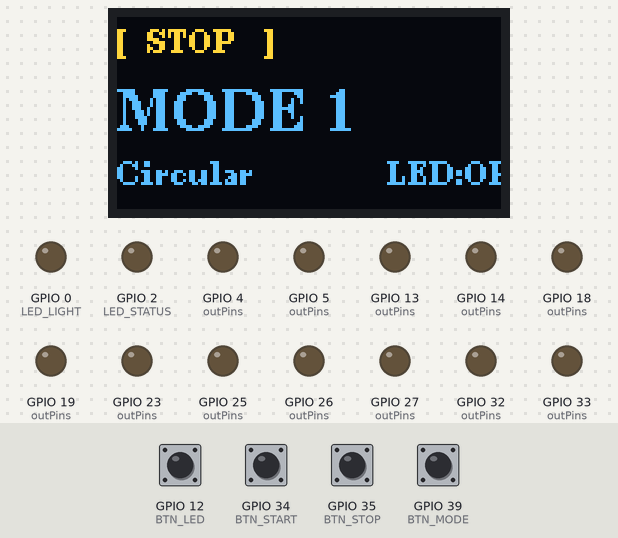
A sketch run on a simulated ESP32. On the bench: 128×64 one-colour display, output pins drawn as LEDs (lit = HIGH). Dashed ring = blinking. Inputs (shaded band) come from the test bench; at power-on: GPIO 34 (BTN_START), GPIO 35 (BTN_STOP), GPIO 39 (BTN_MODE) HIGH, GPIO 12 (BTN_LED) LOW. The OLED is the two-colour kind (top 16 rows yellow); what the sketch prints to the serial monitor is not drawn.

Above: at 1.2 s.
1.3 s: GPIO 34 (BTN_START) pulled LOW for 0.15 s
At 1.9 s:
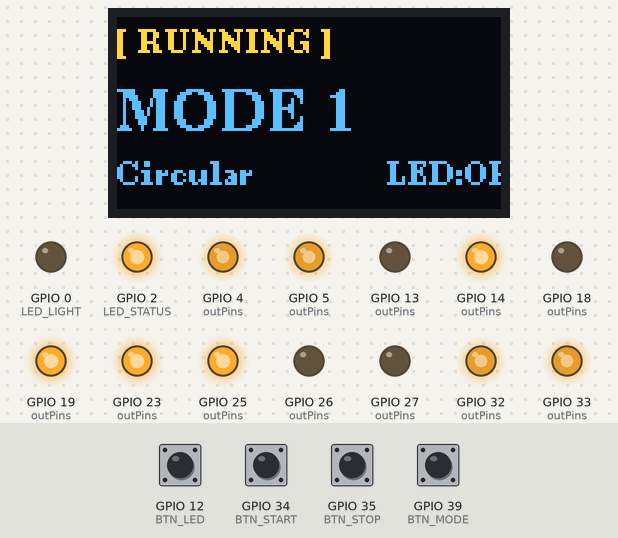
4.4 s: GPIO 12 (BTN_LED) pulled HIGH for 1 s
At 5.7 s:
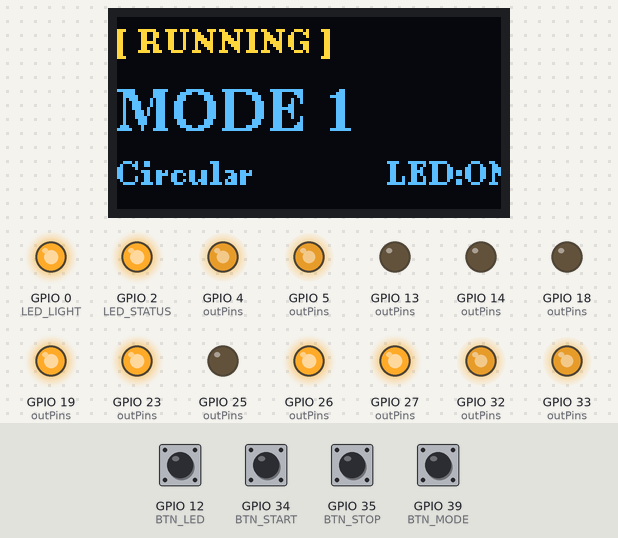
6.9 s: GPIO 35 (BTN_STOP) pulled LOW for 0.15 s
At 8.1 s:
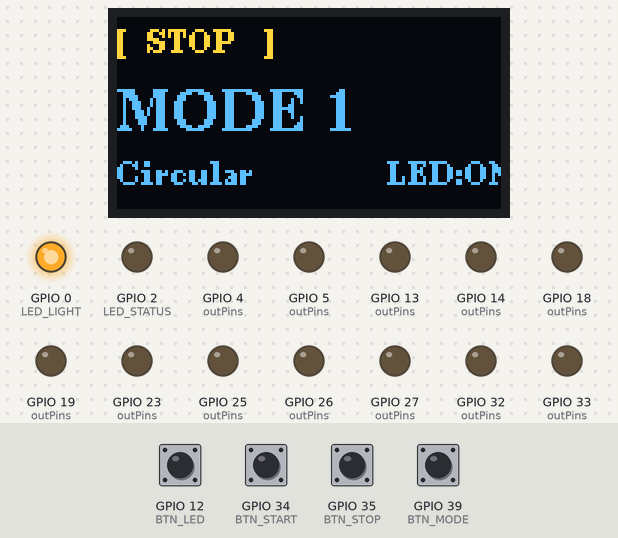
8.5 s: GPIO 39 (BTN_MODE) pulled LOW for 0.15 s
At 9.2 s:
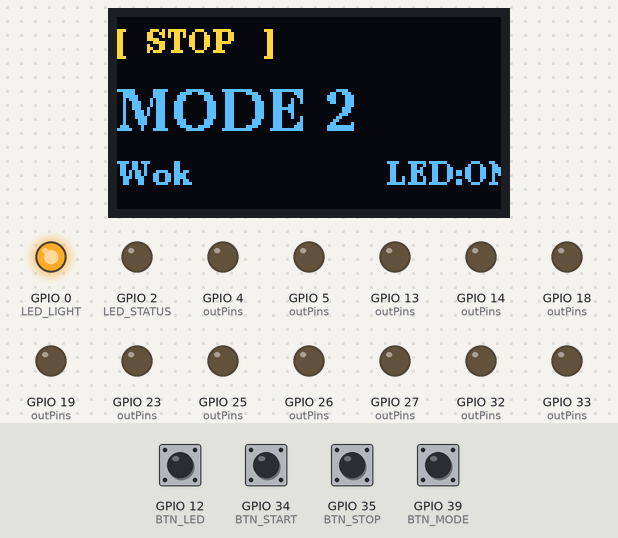
10.1 s: GPIO 34 (BTN_START) pulled LOW for 1 s
At 10.4 s:
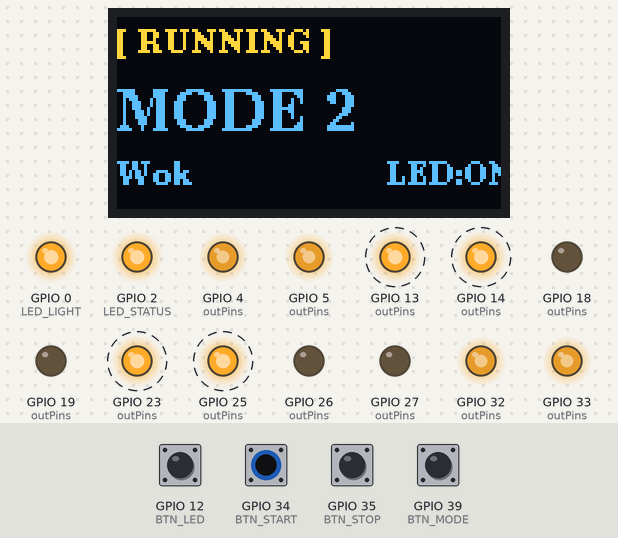
14.1 s: GPIO 12 (BTN_LED) pulled HIGH for 0.15 s
At 14.9 s:
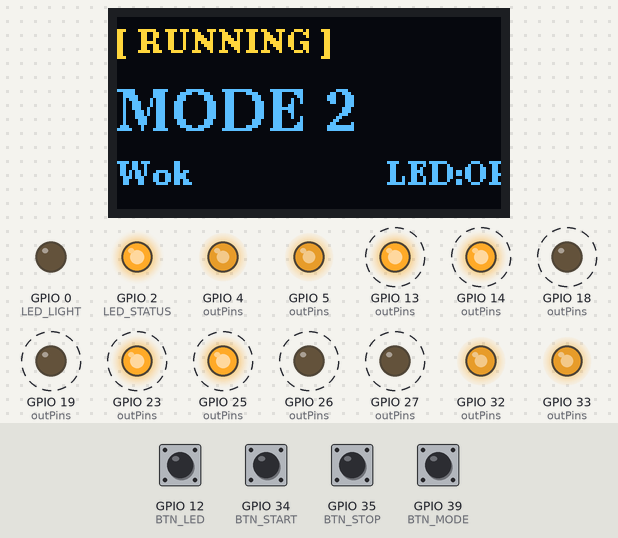
Timing chart, 0 to 18.2 s (numbered marks = the images above; inputs shaded):
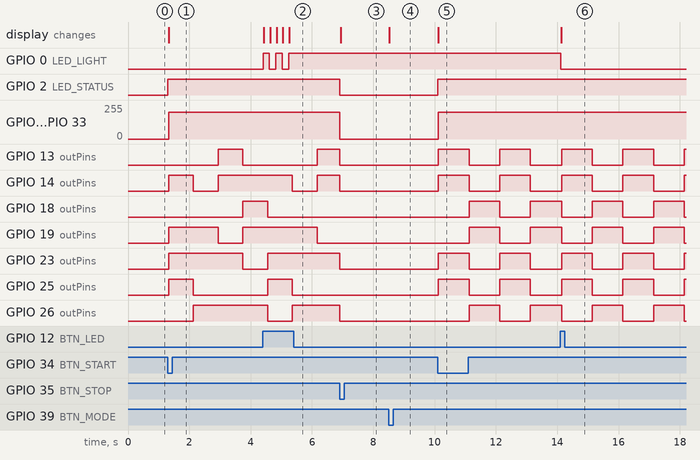

The sketch:

End_p.ino
```cpp
#include "include/globals.h"
#include "include/actuator.h"
#include "include/display.h"
#include "include/buttons.h"
#include "include/modes.h"

int currentMode = 1;
bool isRunning = false;
bool ledLight = false;

void setup() {
    Serial.begin(115200);

    setupActuators();
    setupButtons();
    setupDisplay();

    Serial.println("STIRR Ready");
}

void loop() {
    handleButtons();

    if (isRunning) {
        switch (currentMode) {
            case 1: runMode1(); break;
            case 2: runMode2(); break;
            case 3: runMode3(); break;
            case 4: break;  // AI모드 추후 구현
        }
    }
}
```

actuator.h
```cpp
#ifndef ACTUATOR_H
#define ACTUATOR_H

#include <Arduino.h>

void setupActuators();
void setActuator(int ain1, int ain2, int pwm_pin, bool forward, int speed);
void stopActuator(int ain1, int ain2, int pwm_pin);
void stopAll();

#endif // ACTUATOR_H
```

buttons.h
```cpp
#ifndef BUTTONS_H
#define BUTTONS_H

#include <Arduino.h>

void setupButtons();
void handleButtons();

#endif // BUTTONS_H
```

display.h
```cpp
#ifndef DISPLAY_H
#define DISPLAY_H

void setupDisplay();
void updateDisplay();

#endif // DISPLAY_H
```

globals.h
```cpp
#ifndef GLOBALS_H
#define GLOBALS_H

#include <Arduino.h>

extern int currentMode;
extern bool isRunning;
extern bool ledLight;

// 액추에이터 속도 (0~255)
#define ACT_SPEED 200

// 모드별 타이밍 (ms)
#define PHASE_TIME_1  800
#define PHASE_TIME_2  1000
#define PHASE_TIME_3  600

#define DEBOUNCE_MS 200

#endif // GLOBALS_H
```

modes.h
```cpp
#ifndef MODES_H
#define MODES_H

void runMode1();
void runMode2();
void runMode3();

#endif // MODES_H
```

actuator.cpp
```cpp
#include "../include/actuator.h"
#include "../include/pins.h"

void setupActuators() {
    // 모터 드라이버 핀
    int outPins[] = {AIN1_1, AIN2_1, PWMA_1, BIN1_1, BIN2_1, PWMB_1,
                     AIN1_2, AIN2_2, PWMA_2, BIN1_2, BIN2_2, PWMB_2, STBY};
    for (int pin : outPins) {
        pinMode(pin, OUTPUT);
        digitalWrite(pin, LOW);
    }
    digitalWrite(STBY, HIGH);  // TB6612 활성화
}

void setActuator(int ain1, int ain2, int pwm_pin, bool forward, int speed) {
    if (forward) {
        digitalWrite(ain1, HIGH);
        digitalWrite(ain2, LOW);
    } else {
        digitalWrite(ain1, LOW);
        digitalWrite(ain2, HIGH);
    }
    analogWrite(pwm_pin, speed);
}

void stopActuator(int ain1, int ain2, int pwm_pin) {
    digitalWrite(ain1, LOW);
    digitalWrite(ain2, LOW);
    analogWrite(pwm_pin, 0);
}

void stopAll() {
    stopActuator(AIN1_1, AIN2_1, PWMA_1);
    stopActuator(BIN1_1, BIN2_1, PWMB_1);
    stopActuator(AIN1_2, AIN2_2, PWMA_2);
    stopActuator(BIN1_2, BIN2_2, PWMB_2);
}
```

buttons.cpp
```cpp
#include "../include/buttons.h"
#include "../include/pins.h"
#include "../include/globals.h"
#include "../include/display.h"
#include "../include/actuator.h"
#include <Arduino.h>

unsigned long lastBtnTime = 0;

void setupButtons() {
    // 버튼 핀
    pinMode(BTN_START, INPUT);
    pinMode(BTN_STOP,  INPUT);
    pinMode(BTN_MODE,  INPUT);
    pinMode(BTN_LED,   INPUT);

    // LED 핀
    pinMode(LED_STATUS, OUTPUT);
    pinMode(LED_LIGHT,  OUTPUT);
    digitalWrite(LED_STATUS, LOW);
    digitalWrite(LED_LIGHT,  LOW);
}

void handleButtons() {
    unsigned long now = millis();
    if (now - lastBtnTime < DEBOUNCE_MS) return;

    // 시작 버튼
    if (digitalRead(BTN_START) == LOW) {
        isRunning = true;
        digitalWrite(LED_STATUS, HIGH);
        updateDisplay();
        lastBtnTime = now;
    }

    // 종료 버튼
    if (digitalRead(BTN_STOP) == LOW) {
        isRunning = false;
        stopAll();
        digitalWrite(LED_STATUS, LOW);
        updateDisplay();
        lastBtnTime = now;
    }

    // 모드 버튼 (정지 중에만 변경)
    if (digitalRead(BTN_MODE) == LOW && !isRunning) {
        currentMode = (currentMode % 4) + 1;
        updateDisplay();
        lastBtnTime = now;
    }

    // 조명 버튼
    if (digitalRead(BTN_LED) == HIGH) {
        ledLight = !ledLight;
        digitalWrite(LED_LIGHT, ledLight ? HIGH : LOW);
        updateDisplay();
        lastBtnTime = now;
    }
}
```

display.cpp
```cpp
#include "../include/display.h"
#include "../include/pins.h"
#include "../include/globals.h"
#include <Wire.h>
#include <U8g2lib.h>

// SSH1106 1.3인치
U8G2_SH1106_128X64_NONAME_F_HW_I2C u8g2(U8G2_R0, U8X8_PIN_NONE, SCL_PIN, SDA_PIN);

void setupDisplay() {
    Wire.begin(SDA_PIN, SCL_PIN);
    u8g2.begin();
    updateDisplay();
}

void updateDisplay() {
    u8g2.clearBuffer();
    u8g2.setFont(u8g2_font_ncenB08_tr);

    // 상태
    u8g2.drawStr(0, 12, isRunning ? "[ RUNNING ]" : "[  STOP   ]");

    // 모드명
    u8g2.setFont(u8g2_font_ncenB14_tr);
    switch (currentMode) {
        case 1: u8g2.drawStr(0, 38, "MODE 1"); break;
        case 2: u8g2.drawStr(0, 38, "MODE 2"); break;
        case 3: u8g2.drawStr(0, 38, "MODE 3"); break;
        case 4: u8g2.drawStr(0, 38, "MODE 4"); break;
    }

    // 모드 설명
    u8g2.setFont(u8g2_font_ncenB08_tr);
    switch (currentMode) {
        case 1: u8g2.drawStr(0, 56, "Circular"); break;
        case 2: u8g2.drawStr(0, 56, "Wok"); break;
        case 3: u8g2.drawStr(0, 56, "Alternate"); break;
        case 4: u8g2.drawStr(0, 56, "AI Mode"); break;
    }

    // 조명 상태
    u8g2.drawStr(90, 56, ledLight ? "LED:ON" : "LED:OF");

    u8g2.sendBuffer();
}
```

modes.cpp
```cpp
#include "../include/modes.h"
#include "../include/pins.h"
#include "../include/globals.h"
#include "../include/actuator.h"
#include "../include/buttons.h"
#include <Arduino.h>

void smartDelay(unsigned long ms) {
    unsigned long start = millis();
    while (millis() - start < ms) {
        handleButtons(); // 대기 중에도 지속적으로 버튼 감지 (응답성 극대화)
        if (!isRunning) return; // 사용자가 중지 버튼을 누르면 즉각 루프 탈출
        delay(10); // 시스템 감시 회피 및 CPU 과점유 방지
    }
}

// ===================== 모드 1: 원형 회전 =====================
// 액추에이터를 순서대로 밀어 원형으로 회전하는 효과
void runMode1() {
    // 1→2→3→4 순서로 전진, 반대편 후진
    int phases[4][4] = {
        {1, 0, 0, 0},
        {0, 1, 0, 0},
        {0, 0, 1, 0},
        {0, 0, 0, 1}
    };

    for (int p = 0; p < 4; p++) {
        if (!isRunning) return;
        setActuator(AIN1_1, AIN2_1, PWMA_1, phases[p][0], ACT_SPEED);
        setActuator(BIN1_1, BIN2_1, PWMB_1, phases[p][1], ACT_SPEED);
        setActuator(AIN1_2, AIN2_2, PWMA_2, phases[p][2], ACT_SPEED);
        setActuator(BIN1_2, BIN2_2, PWMB_2, phases[p][3], ACT_SPEED);
        smartDelay(PHASE_TIME_1);
    }
}

// ===================== 모드 2: 앞뒤 왕복 (웍질) =====================
// 1,3번 전진 + 2,4번 후진 → 반전 반복
void runMode2() {
    if (!isRunning) return;
    setActuator(AIN1_1, AIN2_1, PWMA_1, true,  ACT_SPEED);
    setActuator(BIN1_1, BIN2_1, PWMB_1, false, ACT_SPEED);
    setActuator(AIN1_2, AIN2_2, PWMA_2, true,  ACT_SPEED);
    setActuator(BIN1_2, BIN2_2, PWMB_2, false, ACT_SPEED);
    smartDelay(PHASE_TIME_2);

    if (!isRunning) return;
    setActuator(AIN1_1, AIN2_1, PWMA_1, false, ACT_SPEED);
    setActuator(BIN1_1, BIN2_1, PWMB_1, true,  ACT_SPEED);
    setActuator(AIN1_2, AIN2_2, PWMA_2, false, ACT_SPEED);
    setActuator(BIN1_2, BIN2_2, PWMB_2, true,  ACT_SPEED);
    smartDelay(PHASE_TIME_2);
}

// ===================== 모드 3: 교번 혼합 =====================
// 대각선 쌍으로 교대 동작
void runMode3() {
    if (!isRunning) return;
    // 1,4 전진 / 2,3 후진
    setActuator(AIN1_1, AIN2_1, PWMA_1, true,  ACT_SPEED);
    setActuator(BIN1_1, BIN2_1, PWMB_1, false, ACT_SPEED);
    setActuator(AIN1_2, AIN2_2, PWMA_2, false, ACT_SPEED);
    setActuator(BIN1_2, BIN2_2, PWMB_2, true,  ACT_SPEED);
    smartDelay(PHASE_TIME_3);

    if (!isRunning) return;
    // 반전
    setActuator(AIN1_1, AIN2_1, PWMA_1, false, ACT_SPEED);
    setActuator(BIN1_1, BIN2_1, PWMB_1, true,  ACT_SPEED);
    setActuator(AIN1_2, AIN2_2, PWMA_2, true,  ACT_SPEED);
    setActuator(BIN1_2, BIN2_2, PWMB_2, false, ACT_SPEED);
    smartDelay(PHASE_TIME_3);
}
```

pins.h
```cpp
#ifndef PINS_H
#define PINS_H

// ===================== 핀 정의 =====================
// TB6612 #1 (액추에이터 1, 2)
#define AIN1_1  25
#define AIN2_1  26
#define BIN1_1  27
#define BIN2_1  14
#define PWMA_1  32
#define PWMB_1  33

// TB6612 #2 (액추에이터 3, 4)
#define AIN1_2  13
#define AIN2_2  19
#define BIN1_2  18
#define BIN2_2  23
#define PWMA_2  4
#define PWMB_2  5

#define STBY    15

// 버튼
#define BTN_START  34
#define BTN_STOP   35
#define BTN_MODE   39
#define BTN_LED    12

// LED
#define LED_STATUS  2
#define LED_LIGHT   0  // MOSFET gate

// OLED I2C
#define SDA_PIN 21
#define SCL_PIN 22

#endif // PINS_H
```

Measured:
- after the input at 1.3 s, GPIO 2 (LED_STATUS): LOW → HIGH at once; GPIO 4 (outPins): 0/255 → 200/255 at once
- after the input at 4.4 s, GPIO 0 (LED_LIGHT): alternates HIGH for 0.21 s and LOW for 0.21 s, 5 changes in all, then stays HIGH, starting at once; the display: changes at once (image 2)
- after the input at 6.9 s, GPIO 2 (LED_STATUS): HIGH → LOW at once; GPIO 4 (outPins): 200/255 → 0/255 at once
- after the input at 8.5 s, the display: changes at once (image 4)
- after the input at 10.1 s, GPIO 2 (LED_STATUS): LOW → HIGH at once; GPIO 4 (outPins): 0/255 → 200/255 at once
- after the input at 14.1 s, GPIO 0 (LED_LIGHT): HIGH → LOW at once; the display: changes at once (image 6)
